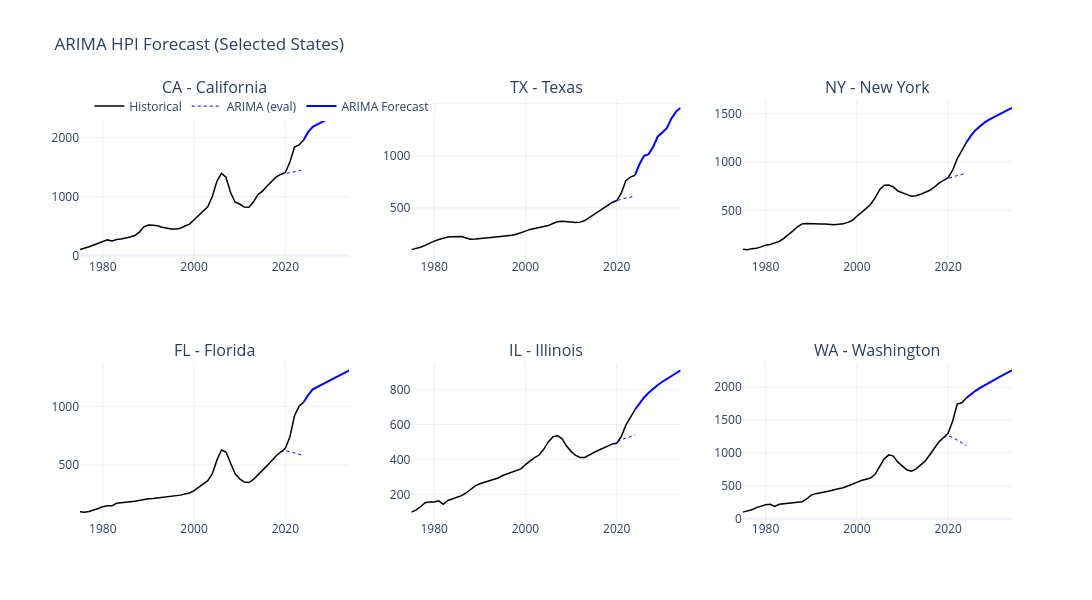

Source (notebook cell):
### Markdown cell above
### 4b. Multi-State Forecast Grid

### Code cell
fig = plot_forecast_grid(
    df, arima_forecast, eval_df=arima_eval,
    states=["CA", "TX", "NY", "FL", "IL", "WA"],
)
fig.show()

### Figure 1 — Plotly figure (JSON) as saved in the notebook; plotly's stock layout.template omitted (floating-point values rounded to 4 significant figures)
{"data": [{"legendgroup": "hist", "line": {"color": "black", "width": 1.5}, "mode": "lines", "name": "Historical", "showlegend": true, "type": "scatter", "x": [1975, 1976, 1977, 1978, 1979, 1980, 1981, 1982, 1983, 1984, 1985, 1986, 1987, 1988, 1989, 1990, 1991, 1992, 1993, 1994, 1995, 1996, 1997, 1998, 1999, 2000, 2001, 2002, 2003, 2004, 2005, 2006, 2007, 2008, 2009, 2010, 2011, 2012, 2013, 2014, 2015, 2016, 2017, 2018, 2019, 2020, 2021, 2022, 2023, 2024], "xaxis": "x", "y": [100.0, 118.9, 149.0, 177.4, 206.9, 240.8, 264.7, 247.0, 271.1, 279.5, 294.9, 312.5, 339.3, 396.4, 486.4, 517.6, 514.5, 505.2, 478.9, 463.8, 451.1, 450.2, 461.7, 499.2, 532.0, 607.0, 680.2, 751.8, 826.3, 998.5, 1258.0, 1389.0, 1326.0, 1064.0, 902.6, 872.5, 820.7, 818.5, 904.5, 1032.0, 1091.0, 1176.0, 1252.0, 1332.0, 1375.0, 1407.0, 1585.0, 1838.0, 1874.0, 1956.0], "yaxis": "y"}, {"legendgroup": "arima_eval", "line": {"color": "blue", "dash": "dot", "width": 1}, "mode": "lines", "name": "ARIMA (eval)", "showlegend": true, "type": "scatter", "x": [2019, 2020, 2021, 2022, 2023, 2024], "xaxis": "x", "y": [1375.0, 1391.0, 1397.0, 1409.0, 1432.0, 1463.0], "yaxis": "y"}, {"legendgroup": "arima", "line": {"color": "blue", "width": 2}, "mode": "lines", "name": "ARIMA Forecast", "showlegend": true, "type": "scatter", "x": [2024, 2025, 2026, 2027, 2028, 2029, 2030, 2031, 2032, 2033, 2034], "xaxis": "x", "y": [1956.0, 2093.0, 2178.0, 2218.0, 2258.0, 2299.0, 2339.0, 2379.0, 2420.0, 2460.0, 2500.0], "yaxis": "y"}, {"legendgroup": "hist", "line": {"color": "black", "width": 1.5}, "mode": "lines", "name": "Historical", "showlegend": false, "type": "scatter", "x": [1975, 1976, 1977, 1978, 1979, 1980, 1981, 1982, 1983, 1984, 1985, 1986, 1987, 1988, 1989, 1990, 1991, 1992, 1993, 1994, 1995, 1996, 1997, 1998, 1999, 2000, 2001, 2002, 2003, 2004, 2005, 2006, 2007, 2008, 2009, 2010, 2011, 2012, 2013, 2014, 2015, 2016, 2017, 2018, 2019, 2020, 2021, 2022, 2023, 2024], "xaxis": "x2", "y": [100.0, 108.5, 122.7, 140.4, 163.3, 181.6, 196.6, 211.3, 220.9, 224.3, 223.2, 225.7, 212.1, 199.3, 201.3, 204.1, 208.2, 214.4, 219.2, 223.6, 227.1, 232.3, 237.4, 247.4, 259.5, 277.5, 293.9, 302.9, 309.2, 316.2, 330.5, 350.0, 366.9, 372.4, 370.9, 365.6, 360.4, 363.7, 378.7, 407.7, 435.1, 465.4, 498.2, 528.5, 552.6, 570.6, 642.0, 760.5, 795.4, 813.7], "yaxis": "y2"}, {"legendgroup": "arima_eval", "line": {"color": "blue", "dash": "dot", "width": 1}, "mode": "lines", "name": "ARIMA (eval)", "showlegend": false, "type": "scatter", "x": [2019, 2020, 2021, 2022, 2023, 2024], "xaxis": "x2", "y": [552.6, 570.7, 584.1, 594.7, 603.8, 612.5], "yaxis": "y2"}, {"legendgroup": "arima", "line": {"color": "blue", "width": 2}, "mode": "lines", "name": "ARIMA Forecast", "showlegend": false, "type": "scatter", "x": [2024, 2025, 2026, 2027, 2028, 2029, 2030, 2031, 2032, 2033, 2034], "xaxis": "x2", "y": [813.7, 921.2, 1000.0, 1016.0, 1087.0, 1185.0, 1224.0, 1267.0, 1359.0, 1424.0, 1460.0], "yaxis": "y2"}, {"legendgroup": "hist", "line": {"color": "black", "width": 1.5}, "mode": "lines", "name": "Historical", "showlegend": false, "type": "scatter", "x": [1975, 1976, 1977, 1978, 1979, 1980, 1981, 1982, 1983, 1984, 1985, 1986, 1987, 1988, 1989, 1990, 1991, 1992, 1993, 1994, 1995, 1996, 1997, 1998, 1999, 2000, 2001, 2002, 2003, 2004, 2005, 2006, 2007, 2008, 2009, 2010, 2011, 2012, 2013, 2014, 2015, 2016, 2017, 2018, 2019, 2020, 2021, 2022, 2023, 2024], "xaxis": "x3", "y": [100.0, 95.19, 105.5, 108.5, 123.7, 141.2, 148.4, 164.6, 180.3, 211.9, 246.0, 289.3, 331.0, 360.9, 365.1, 361.7, 356.5, 360.5, 360.0, 353.5, 352.1, 357.6, 360.9, 376.1, 395.2, 439.8, 476.3, 518.8, 561.1, 628.1, 713.0, 759.6, 761.4, 741.8, 699.3, 678.2, 662.1, 645.8, 650.7, 666.6, 685.3, 707.6, 740.3, 780.7, 810.2, 837.1, 915.7, 1033.0, 1117.0, 1201.0], "yaxis": "y3"}, {"legendgroup": "arima_eval", "line": {"color": "blue", "dash": "dot", "width": 1}, "mode": "lines", "name": "ARIMA (eval)", "showlegend": false, "type": "scatter", "x": [2019, 2020, 2021, 2022, 2023, 2024], "xaxis": "x3", "y": [810.2, 830.9, 846.2, 859.1, 871.5, 884.4], "yaxis": "y3"}, {"legendgroup": "arima", "line": {"color": "blue", "width": 2}, "mode": "lines", "name": "ARIMA Forecast", "showlegend": false, "type": "scatter", "x": [2024, 2025, 2026, 2027, 2028, 2029, 2030, 2031, 2032, 2033, 2034], "xaxis": "x3", "y": [1201.0, 1272.0, 1328.0, 1372.0, 1407.0, 1437.0, 1463.0, 1488.0, 1511.0, 1534.0, 1557.0], "yaxis": "y3"}, {"legendgroup": "hist", "line": {"color": "black", "width": 1.5}, "mode": "lines", "name": "Historical", "showlegend": false, "type": "scatter", "x": [1975, 1976, 1977, 1978, 1979, 1980, 1981, 1982, 1983, 1984, 1985, 1986, 1987, 1988, 1989, 1990, 1991, 1992, 1993, 1994, 1995, 1996, 1997, 1998, 1999, 2000, 2001, 2002, 2003, 2004, 2005, 2006, 2007, 2008, 2009, 2010, 2011, 2012, 2013, 2014, 2015, 2016, 2017, 2018, 2019, 2020, 2021, 2022, 2023, 2024], "xaxis": "x4", "y": [100.0, 97.83, 102.6, 114.0, 129.3, 144.3, 151.7, 151.4, 173.0, 177.6, 179.2, 186.3, 190.8, 199.8, 208.0, 211.5, 214.5, 219.0, 222.9, 224.8, 230.7, 236.4, 243.0, 252.8, 261.5, 282.1, 309.4, 338.1, 366.8, 426.7, 542.1, 628.9, 611.0, 515.9, 424.3, 382.4, 354.4, 350.8, 376.9, 416.1, 453.2, 495.1, 536.8, 580.0, 611.9, 642.5, 742.7, 920.5, 1003.0, 1036.0], "yaxis": "y4"}, {"legendgroup": "arima_eval", "line": {"color": "blue", "dash": "dot", "width": 1}, "mode": "lines", "name": "ARIMA (eval)", "showlegend": false, "type": "scatter", "x": [2019, 2020, 2021, 2022, 2023, 2024], "xaxis": "x4", "y": [611.9, 622.4, 615.7, 602.1, 589.4, 580.8], "yaxis": "y4"}, {"legendgroup": "arima", "line": {"color": "blue", "width": 2}, "mode": "lines", "name": "ARIMA Forecast", "showlegend": false, "type": "scatter", "x": [2024, 2025, 2026, 2027, 2028, 2029, 2030, 2031, 2032, 2033, 2034], "xaxis": "x4", "y": [1036.0, 1098.0, 1148.0, 1168.0, 1188.0, 1208.0, 1228.0, 1249.0, 1269.0, 1289.0, 1309.0], "yaxis": "y4"}, {"legendgroup": "hist", "line": {"color": "black", "width": 1.5}, "mode": "lines", "name": "Historical", "showlegend": false, "type": "scatter", "x": [1975, 1976, 1977, 1978, 1979, 1980, 1981, 1982, 1983, 1984, 1985, 1986, 1987, 1988, 1989, 1990, 1991, 1992, 1993, 1994, 1995, 1996, 1997, 1998, 1999, 2000, 2001, 2002, 2003, 2004, 2005, 2006, 2007, 2008, 2009, 2010, 2011, 2012, 2013, 2014, 2015, 2016, 2017, 2018, 2019, 2020, 2021, 2022, 2023, 2024], "xaxis": "x5", "y": [100.0, 111.2, 130.6, 153.7, 157.4, 157.4, 164.5, 144.3, 166.1, 175.3, 182.6, 194.0, 209.2, 231.3, 249.6, 261.4, 270.1, 276.9, 284.6, 294.8, 308.6, 317.7, 327.3, 334.5, 346.5, 370.6, 391.4, 410.8, 425.5, 458.2, 500.2, 529.0, 535.8, 519.8, 476.7, 446.4, 423.0, 411.2, 412.0, 427.3, 440.1, 452.6, 464.3, 475.3, 487.6, 492.8, 531.0, 595.7, 638.6, 684.8], "yaxis": "y5"}, {"legendgroup": "arima_eval", "line": {"color": "blue", "dash": "dot", "width": 1}, "mode": "lines", "name": "ARIMA (eval)", "showlegend": false, "type": "scatter", "x": [2019, 2020, 2021, 2022, 2023, 2024], "xaxis": "x5", "y": [487.6, 501.1, 512.7, 522.0, 531.0, 540.0], "yaxis": "y5"}, {"legendgroup": "arima", "line": {"color": "blue", "width": 2}, "mode": "lines", "name": "ARIMA Forecast", "showlegend": false, "type": "scatter", "x": [2024, 2025, 2026, 2027, 2028, 2029, 2030, 2031, 2032, 2033, 2034], "xaxis": "x5", "y": [684.8, 722.4, 753.7, 780.4, 803.6, 824.4, 843.2, 860.7, 877.2, 892.9, 908.1], "yaxis": "y5"}, {"legendgroup": "hist", "line": {"color": "black", "width": 1.5}, "mode": "lines", "name": "Historical", "showlegend": false, "type": "scatter", "x": [1975, 1976, 1977, 1978, 1979, 1980, 1981, 1982, 1983, 1984, 1985, 1986, 1987, 1988, 1989, 1990, 1991, 1992, 1993, 1994, 1995, 1996, 1997, 1998, 1999, 2000, 2001, 2002, 2003, 2004, 2005, 2006, 2007, 2008, 2009, 2010, 2011, 2012, 2013, 2014, 2015, 2016, 2017, 2018, 2019, 2020, 2021, 2022, 2023, 2024], "xaxis": "x6", "y": [100.0, 114.4, 136.4, 168.3, 194.4, 212.4, 218.1, 187.8, 219.5, 226.8, 232.4, 237.6, 244.4, 258.9, 299.7, 358.2, 381.3, 392.4, 405.8, 422.4, 440.1, 451.2, 470.7, 496.6, 519.3, 552.6, 581.8, 603.3, 619.3, 675.3, 788.3, 910.8, 971.3, 952.7, 860.8, 793.8, 741.5, 723.0, 757.5, 818.1, 877.8, 972.2, 1071.0, 1169.0, 1236.0, 1299.0, 1488.0, 1743.0, 1764.0, 1837.0], "yaxis": "y6"}, {"legendgroup": "arima_eval", "line": {"color": "blue", "dash": "dot", "width": 1}, "mode": "lines", "name": "ARIMA (eval)", "showlegend": false, "type": "scatter", "x": [2019, 2020, 2021, 2022, 2023, 2024], "xaxis": "x6", "y": [1236.0, 1257.0, 1237.0, 1194.0, 1147.0, 1112.0], "yaxis": "y6"}, {"legendgroup": "arima", "line": {"color": "blue", "width": 2}, "mode": "lines", "name": "ARIMA Forecast", "showlegend": false, "type": "scatter", "x": [2024, 2025, 2026, 2027, 2028, 2029, 2030, 2031, 2032, 2033, 2034], "xaxis": "x6", "y": [1837.0, 1896.0, 1946.0, 1991.0, 2032.0, 2072.0, 2110.0, 2147.0, 2184.0, 2220.0, 2257.0], "yaxis": "y6"}], "layout": {"annotations": [{"font": {"size": 16}, "showarrow": false, "text": "CA - California", "x": 0.1444, "xanchor": "center", "xref": "paper", "y": 1, "yanchor": "bottom", "yref": "paper"}, {"font": {"size": 16}, "showarrow": false, "text": "TX - Texas", "x": 0.5, "xanchor": "center", "xref": "paper", "y": 1, "yanchor": "bottom", "yref": "paper"}, {"font": {"size": 16}, "showarrow": false, "text": "NY - New York", "x": 0.8556, "xanchor": "center", "xref": "paper", "y": 1, "yanchor": "bottom", "yref": "paper"}, {"font": {"size": 16}, "showarrow": false, "text": "FL - Florida", "x": 0.1444, "xanchor": "center", "xref": "paper", "y": 0.375, "yanchor": "bottom", "yref": "paper"}, {"font": {"size": 16}, "showarrow": false, "text": "IL - Illinois", "x": 0.5, "xanchor": "center", "xref": "paper", "y": 0.375, "yanchor": "bottom", "yref": "paper"}, {"font": {"size": 16}, "showarrow": false, "text": "WA - Washington", "x": 0.8556, "xanchor": "center", "xref": "paper", "y": 0.375, "yanchor": "bottom", "yref": "paper"}], "height": 600, "legend": {"orientation": "h", "x": 0.01, "y": 1.02}, "title": {"text": "ARIMA HPI Forecast (Selected States)"}, "width": 1100, "xaxis": {"anchor": "y", "domain": [0, 0.2889]}, "xaxis2": {"anchor": "y2", "domain": [0.3556, 0.6444]}, "xaxis3": {"anchor": "y3", "domain": [0.7111, 1]}, "xaxis4": {"anchor": "y4", "domain": [0, 0.2889]}, "xaxis5": {"anchor": "y5", "domain": [0.3556, 0.6444]}, "xaxis6": {"anchor": "y6", "domain": [0.7111, 1]}, "yaxis": {"anchor": "x", "domain": [0.625, 1]}, "yaxis2": {"anchor": "x2", "domain": [0.625, 1]}, "yaxis3": {"anchor": "x3", "domain": [0.625, 1]}, "yaxis4": {"anchor": "x4", "domain": [0, 0.375]}, "yaxis5": {"anchor": "x5", "domain": [0, 0.375]}, "yaxis6": {"anchor": "x6", "domain": [0, 0.375]}}}
